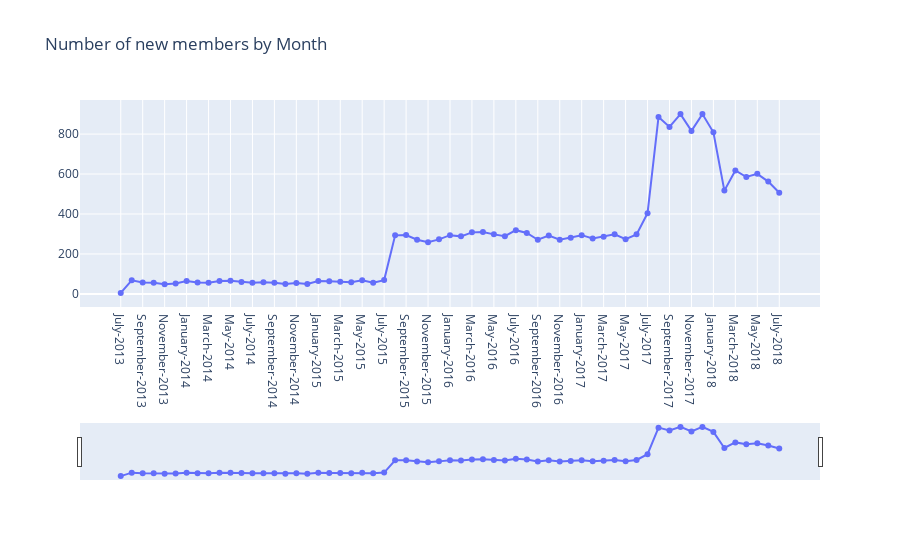

The notebook cell saved with this chart:
### Code cell
#Membership Start distribution

#Data processing
profile['start_date'] = profile['became_member_on'].apply(lambda x: pd.to_datetime(str(x), format='%Y%m%d'))
profile['month_start'] = profile['start_date'].apply(lambda x: x.strftime('%B-%Y')) 
member_start_df = profile[['month_start', 'start_date']].groupby('month_start').agg(['min','count']).reset_index()
member_start_df.columns = ['month_year', 'min_date','count']
member_start_df.sort_values(by = 'min_date', inplace = True)

fig = go.Figure()
fig.add_trace(
                go.Scatter(
                            x=member_start_df['month_year'], 
                            y=member_start_df['count'],
                            mode='lines+markers'
                            )
             )

fig.update_layout(title_text='Number of new members by Month',
                  xaxis_rangeslider_visible=True)
fig.show()

### Figure 1 — Plotly figure (JSON) as saved in the notebook; plotly's stock layout.template omitted (floating-point values rounded to 4 significant figures)
{"data": [{"mode": "lines+markers", "type": "scatter", "x": ["July-2013", "August-2013", "September-2013", "October-2013", "November-2013", "December-2013", "January-2014", "February-2014", "March-2014", "April-2014", "May-2014", "June-2014", "July-2014", "August-2014", "September-2014", "October-2014", "November-2014", "December-2014", "January-2015", "February-2015", "March-2015", "April-2015", "May-2015", "June-2015", "July-2015", "August-2015", "September-2015", "October-2015", "November-2015", "December-2015", "January-2016", "February-2016", "March-2016", "April-2016", "May-2016", "June-2016", "July-2016", "August-2016", "September-2016", "October-2016", "November-2016", "December-2016", "January-2017", "February-2017", "March-2017", "April-2017", "May-2017", "June-2017", "July-2017", "August-2017", "September-2017", "October-2017", "November-2017", "December-2017", "January-2018", "February-2018", "March-2018", "April-2018", "May-2018", "June-2018", "July-2018"], "y": [5, 68, 57, 56, 48, 52, 64, 57, 56, 64, 66, 60, 56, 58, 56, 49, 55, 50, 64, 63, 61, 58, 68, 56, 69, 293, 295, 271, 259, 273, 294, 288, 308, 310, 298, 289, 319, 305, 271, 292, 271, 281, 294, 277, 286, 298, 274, 298, 404, 886, 836, 900, 816, 900, 809, 517, 618, 585, 601, 562, 506]}], "layout": {"title": {"text": "Number of new members by Month"}, "xaxis": {"rangeslider": {"visible": true}}}}
